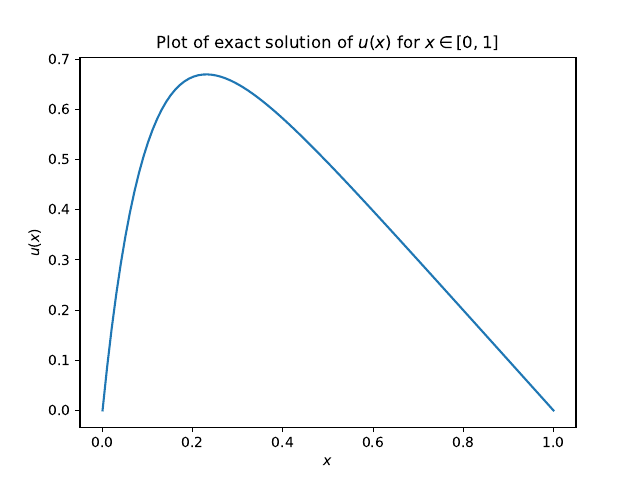

Python code for this plot:
import matplotlib.pyplot as plt
import numpy as np

#read x_u.txt file
x_u = np.loadtxt('x_u.txt', delimiter=',')
x = x_u[:int(len(x_u)/2)]
u = x_u[int(len(x_u)/2):]

plt.plot(x, u)
plt.xlabel(r'$x$')
plt.ylabel(r'$u(x)$')
plt.title(r'Plot of exact solution of $u(x)$ for $x\in[0,1]$')
plt.savefig('plot_problem2.pdf')
plt.show()